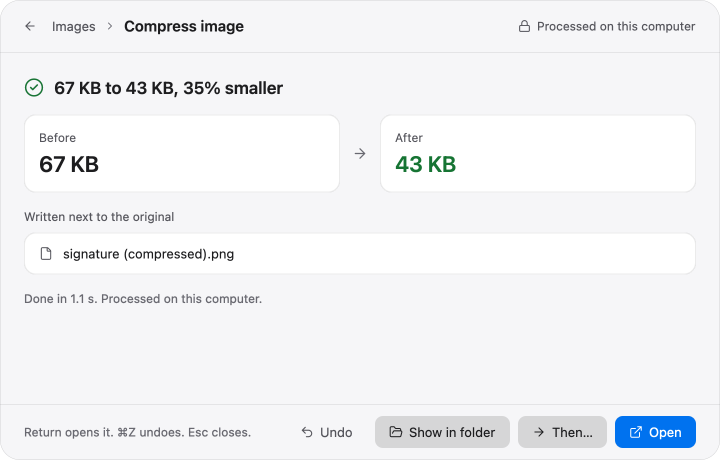
#> input picture docs/launch/drops/share/assets/src-captures/bar-result-light.png, 1440 x 920 px, found by its file name (shown at 1/2 size)
$ python prep_plates.py
#> lines starting #> are read from the running program, lines starting #| are printed output that depends on the picture
"""Derive the plates the Share drop uses from assets/src-captures (real captures of the real app).
Run from docs/launch/drops/share:  python3 tools/prep_plates.py
Nothing is invented: the result plate has only its footer button row removed (it is rebuilt in HTML,
see facts.md); every Share screen is an unmodified crop or a plain downscale."""
from PIL import Image, ImageDraw
S, O = 'assets/src-captures/', 'assets/plates/'

# result card: erase the old button row (x 560 to 1400), keep the hint text on the left
im = Image.open(S + 'bar-result-light.png').convert('RGBA')
#> im is the input picture: PIL image 1440x920 RGBA; mean R, G, B, A 241.4, 242.3, 244.7, 236
bg = im.getpixel((580, 885))
#> bg = (246, 246, 248, 229)
d = ImageDraw.Draw(im)
d.rectangle([520, 822, 1400, 906], fill=bg)
im.save(O + 'result.png', optimize=True)
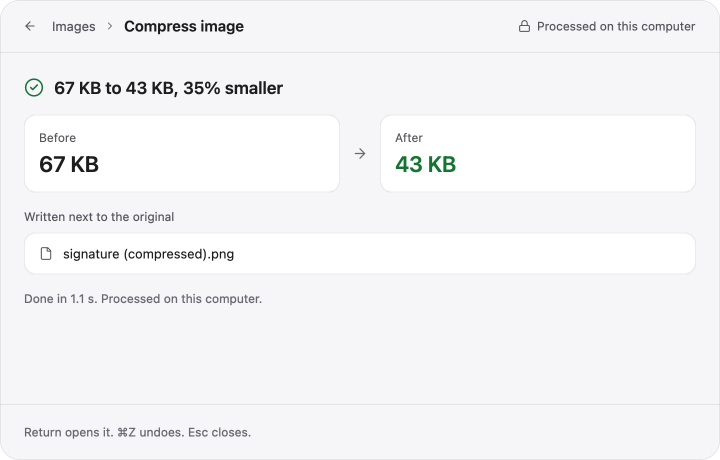
#> saved as result.png: PIL image 1440x920 RGBA (shown at 1/2 size); mean R, G, B, A 244.1, 244.3, 245.7, 235.4; transparent parts drawn white
print('result footer bg', bg)
#| result footer bg (246, 246, 248, 229)

def crop(name, out, box):
#> called with name = 'share-05-ready-to-send.png', out = 'devices.png', box = (480, 700, 2290, 1270)
    im = Image.open(S + name).convert('RGB').crop(box)
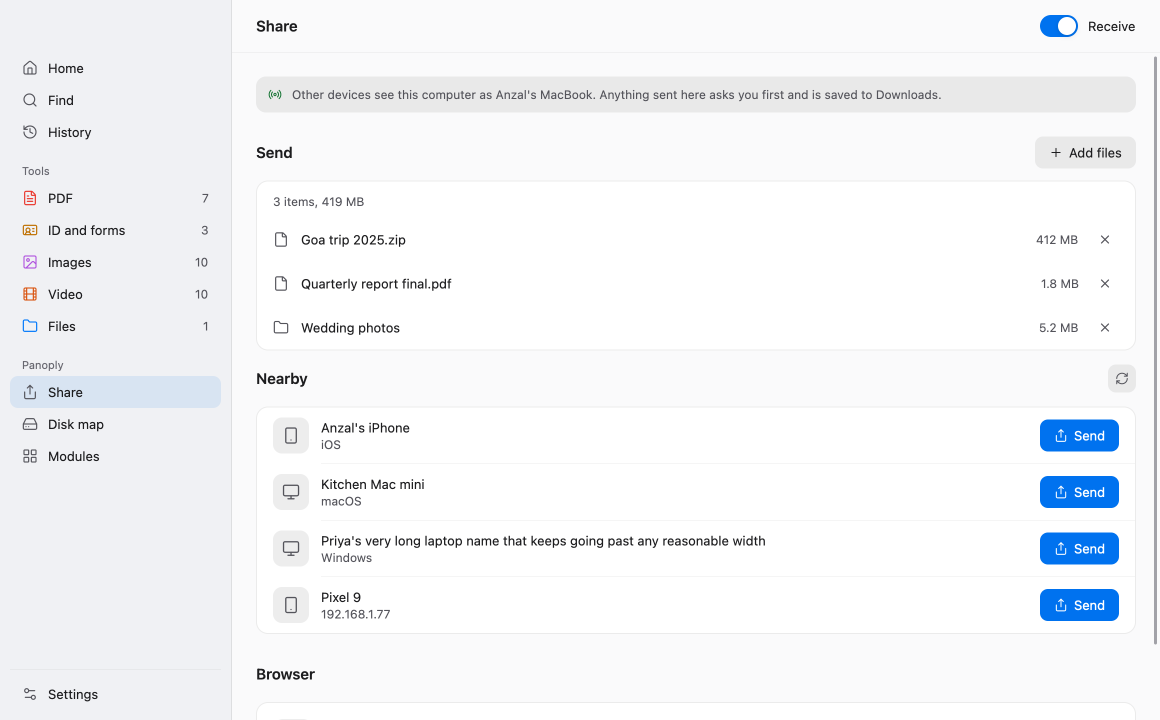
#> input picture docs/launch/drops/share/assets/src-captures/share-05-ready-to-send.png, 2320 x 1440 px, found by its file name (shown at 1/2 size)
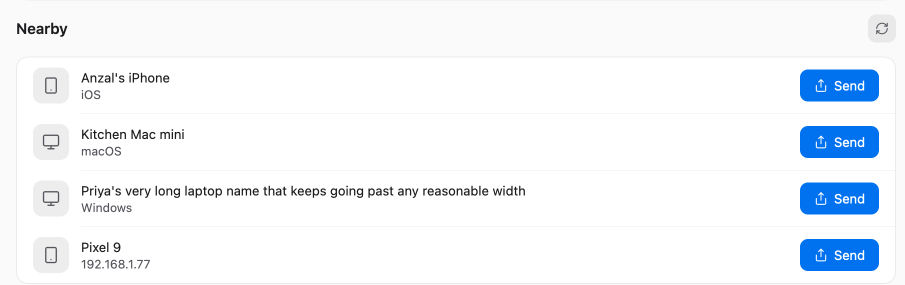
#> im: PIL image 1810x570 RGB (shown at 1/2 size); mean R, G, B 241.5, 245.6, 250.4
    im.save(O + out, optimize=True)
    print(out, im.size)
#| devices.png (1810, 570)

# 1810 wide, native pixels, of the 2320x1440 captures (light); the right 30 px (the scrollbar) is left out
crop('share-05-ready-to-send.png', 'devices.png', (480, 700, 2290, 1270))
crop('share-07-sending.png', 'sending.png', (480, 340, 2290, 910))
#> call 2 of crop, with name = 'share-07-sending.png', out = 'sending.png', box = (480, 340, 2290, 910)
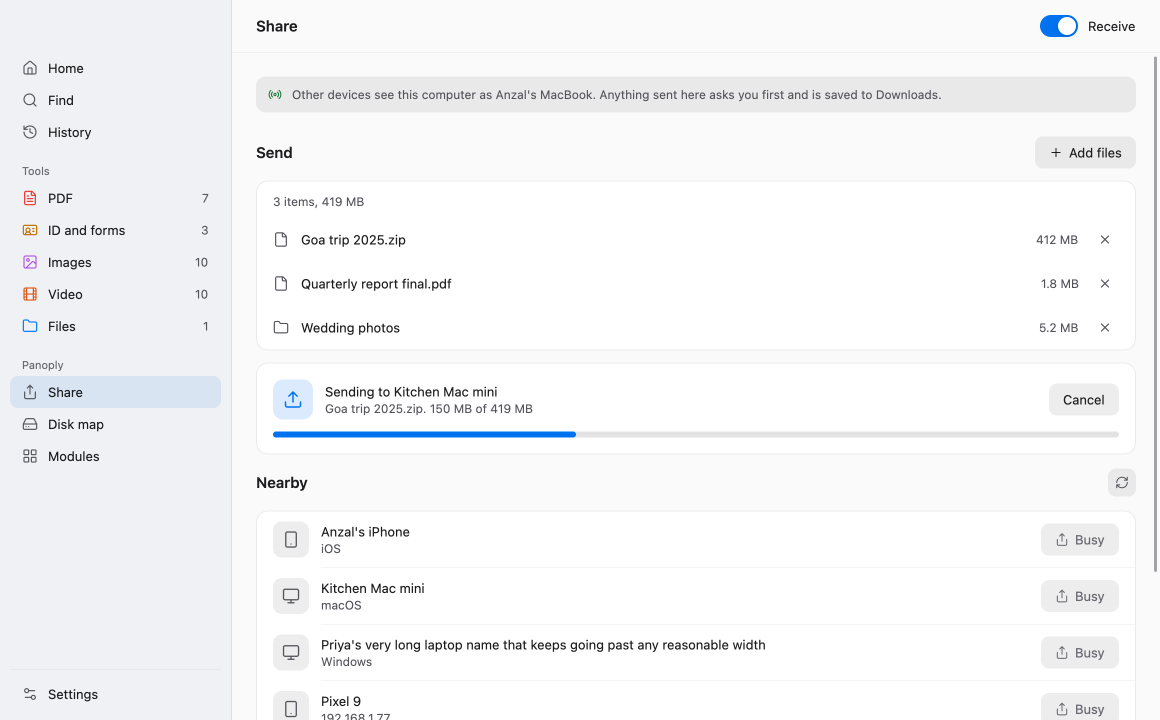
#> input picture docs/launch/drops/share/assets/src-captures/share-07-sending.png, 2320 x 1440 px, found by its file name (shown at 1/2 size)
#> in crop (call 2), `im = Image.open(S + name).convert('RGB').crop(box)`:
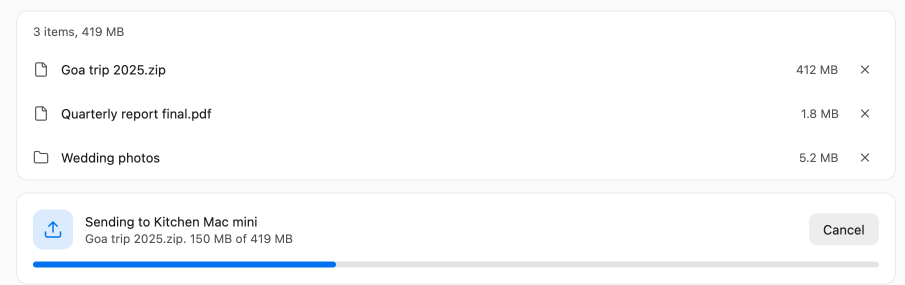
#> im: PIL image 1810x570 RGB (shown at 1/2 size); mean R, G, B 249.2, 250.1, 251.3
#| sending.png (1810, 570)
crop('share-08-send-done.png', 'done.png', (480, 340, 2290, 910))
#> (the run stopped early here; a loop or call above may not have finished)
